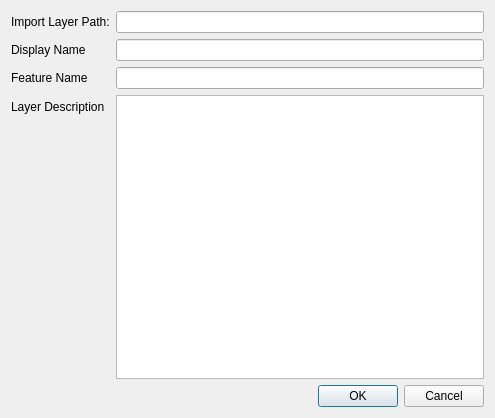
<?xml version="1.0" encoding="UTF-8"?>
<ui version="4.0">
 <class>dlgAddLayer</class>
 <widget class="QDialog" name="dlgAddLayer">
  <property name="geometry">
   <rect>
    <x>0</x>
    <y>0</y>
    <width>495</width>
    <height>418</height>
   </rect>
  </property>
  <property name="windowTitle">
   <string>Import a project layer</string>
  </property>
  <property name="windowIcon">
   <iconset>
    <normaloff>../../icon.png</normaloff>../../icon.png</iconset>
  </property>
  <layout class="QFormLayout" name="formLayout">
   <item row="0" column="0">
    <widget class="QLabel" name="label_2">
     <property name="text">
      <string>Import Layer Path:</string>
     </property>
    </widget>
   </item>
   <item row="0" column="1">
    <widget class="QLineEdit" name="lineEdit_import_layer">
     <property name="readOnly">
      <bool>true</bool>
     </property>
    </widget>
   </item>
   <item row="1" column="0">
    <widget class="QLabel" name="label">
     <property name="text">
      <string>Display Name</string>
     </property>
    </widget>
   </item>
   <item row="1" column="1">
    <widget class="QLineEdit" name="lineEdit_display_name"/>
   </item>
   <item row="2" column="0">
    <widget class="QLabel" name="label_3">
     <property name="text">
      <string>Feature Name</string>
     </property>
    </widget>
   </item>
   <item row="2" column="1">
    <widget class="QLineEdit" name="lineEdit_feature_name">
     <property name="readOnly">
      <bool>true</bool>
     </property>
    </widget>
   </item>
   <item row="3" column="0">
    <widget class="QLabel" name="label_5">
     <property name="text">
      <string>Layer Description</string>
     </property>
    </widget>
   </item>
   <item row="3" column="1">
    <widget class="QPlainTextEdit" name="plainTextEdit_layer_description"/>
   </item>
   <item row="4" column="1">
    <widget class="QDialogButtonBox" name="buttonBox">
     <property name="orientation">
      <enum>Qt::Horizontal</enum>
     </property>
     <property name="standardButtons">
      <set>QDialogButtonBox::Cancel|QDialogButtonBox::Ok</set>
     </property>
    </widget>
   </item>
  </layout>
 </widget>
 <resources/>
 <connections>
  <connection>
   <sender>buttonBox</sender>
   <signal>accepted()</signal>
   <receiver>dlgAddLayer</receiver>
   <slot>accept()</slot>
   <hints>
    <hint type="sourcelabel">
     <x>248</x>
     <y>254</y>
    </hint>
    <hint type="destinationlabel">
     <x>157</x>
     <y>274</y>
    </hint>
   </hints>
  </connection>
  <connection>
   <sender>buttonBox</sender>
   <signal>rejected()</signal>
   <receiver>dlgAddLayer</receiver>
   <slot>reject()</slot>
   <hints>
    <hint type="sourcelabel">
     <x>316</x>
     <y>260</y>
    </hint>
    <hint type="destinationlabel">
     <x>286</x>
     <y>274</y>
    </hint>
   </hints>
  </connection>
 </connections>
</ui>
